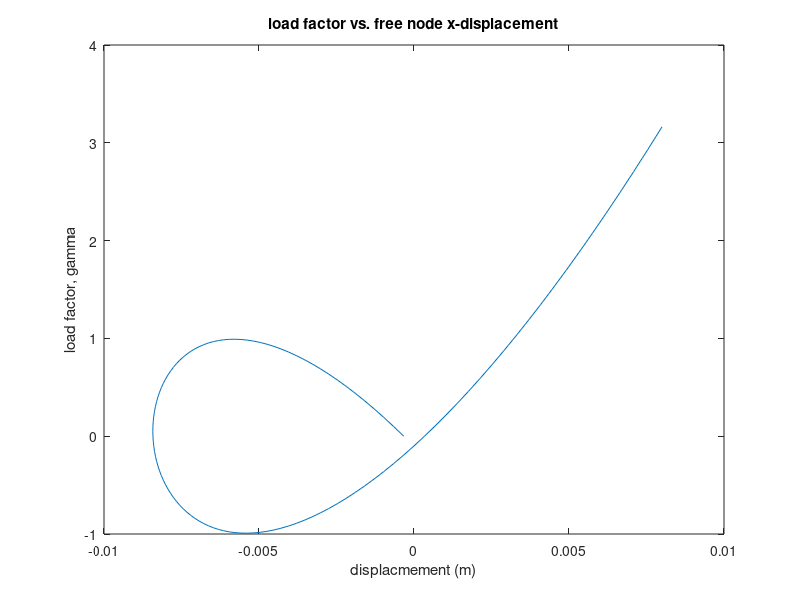
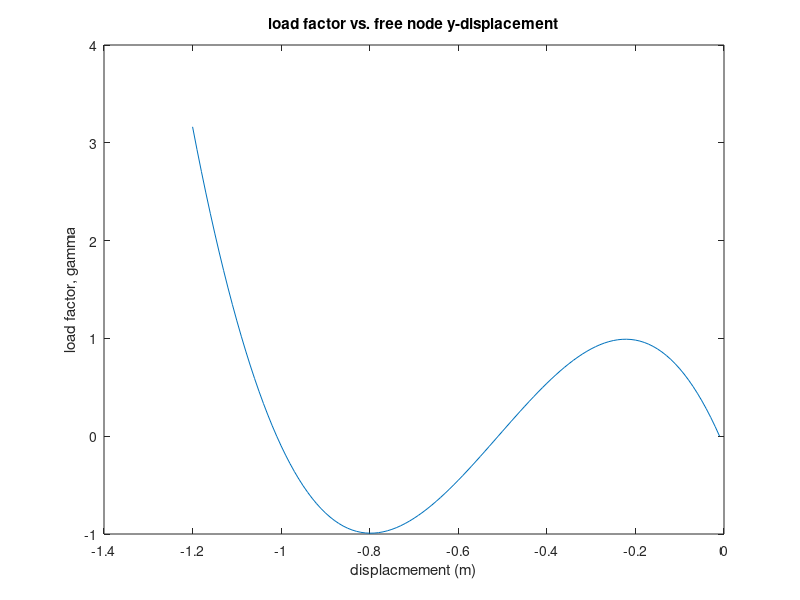
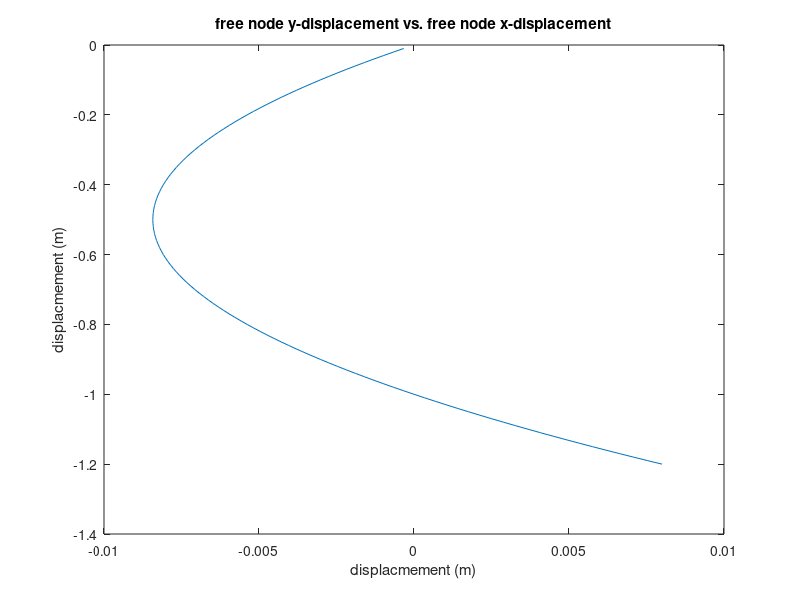

MATLAB code to generate these figures, in order:
%% CESG 506 HW2 - NEWTON RAPHSON w/ DISPLACEMENT CONTROL
clear; clc;

%%-----PROBLEM SPECIFIC PARAMETERS-----%%
EA = 2100; %kN
W1 = 5.5; %m
W2 = 4.0; %m
H = 0.5; %m
L1_vec = [W1,H];
L2_vec = [W1,H]-[W1+W2,0];
L1 = sqrt(dot(L1_vec,L1_vec));
L2 = sqrt(dot(L2_vec,L2_vec));
N1 = L1_vec./L1;
N2 = L2_vec./L2;
Pref = [0; -0.99]; %kN 

%%-----ITERATIVE NEWTON RAPHSON ALGORITHM-----%%

%%-----Initialization-----%%
u_bar = [0,0]; %Initially undeformed displacement
gamma = 0; %load factor
k_tan = EA/L1*(N1'*N1) + EA/L2*(N2'*N2); %Initial Tangent Stiffness
ev = [0,1]; % y-direction vector
k_tot = [k_tan, -Pref; -ev,0]; %Appended stiffness matrix

vert = 0; %total vertical deflection
delta = -0.01; %Vertical controlled increment of free node (m)
vert_limit = 1.2;
vert_num = vert_limit/abs(delta);

v_disp = zeros(1,vert_num);
u_disp = zeros(1,vert_num);
load_factor = zeros(1,vert_num);
Fx = zeros(1,vert_num);
Fy = zeros(1,vert_num);

tick = 0
while abs(vert) < vert_limit
    tick = tick + 1;
    load_factor(tick) = gamma;
    v_disp(tick) = delta*tick;
    R = [0;0];
    g = -delta;
    R_tilde = [R;g];  
    del_q = k_tot\R_tilde;
    delta_u = [del_q(1),del_q(2)];
    del_gamma = del_q(3);
    
    tol = 0.001;
    tock = 0;
    error = abs(delta);
    
    while error > tol
        tock = tock + 1;
        u_bar = u_bar + delta_u;
        gamma = gamma + del_gamma;
        
        %%----Find Internal Force Vector at Updated Position-----%%
        l1_vec = L1_vec + u_bar;
        l2_vec = L2_vec + u_bar;
        l1_mag = sqrt(dot(l1_vec,l1_vec));
        l2_mag = sqrt(dot(l2_vec,l2_vec));
        n_1 = l1_vec./l1_mag;
        n_2 = l2_vec./l2_mag;
        lambda_1 = l1_mag/L1;
        lambda_2 = l2_mag/L2;
        eps_1 = log(lambda_1);
        eps_2 = log(lambda_2);
        f_1 = EA*eps_1;
        f_2 = EA*eps_2;
        F_int = f_1.*n_1 + f_2.*n_2;
        
        %%-----Find Residuals-----%%
        R = -F_int' + Pref*gamma;
        g = ev*u_bar' - tick*delta;
        R_tilde = [R;g];
        error = norm(R_tilde);
        
        %%-----Update Tangent Stiffness-----%%
        k1 = (EA/l1_mag).*(n_1'*n_1) + (f_1/l1_mag).*(eye(2)-n_1'*n_1);
        k2 = EA/l2_mag.*(n_2'*n_2) + f_2/l2_mag.*(eye(2)-n_2'*n_2);
        k_tan = k1 + k2;
        k_tot = [k_tan, -Pref; -ev,0];
        
        %%-----Calculate New Displacements-----%%
        del_q = k_tot\R_tilde;
        delta_u = [del_q(1),del_q(2)];
        del_gamma = del_q(3);
        
        if tock > 25
            break
        else
        end
        u_disp(tick) = u_bar(1);
    end
    vert = vert + delta;
    Fx(tick) = F_int(1);
    Fy(tick) = F_int(2);
end

plot(u_disp,load_factor)
title('load factor vs. free node x-displacement')
xlabel('displacmement (m)')
ylabel('load factor, gamma')

figure
plot(v_disp,load_factor)
title('load factor vs. free node y-displacement')
xlabel('displacmement (m)')
ylabel('load factor, gamma')

figure
plot(u_disp,v_disp)
title('free node y-displacement vs. free node x-displacement')
xlabel('displacmement (m)')
ylabel('displacmement (m)')
    



